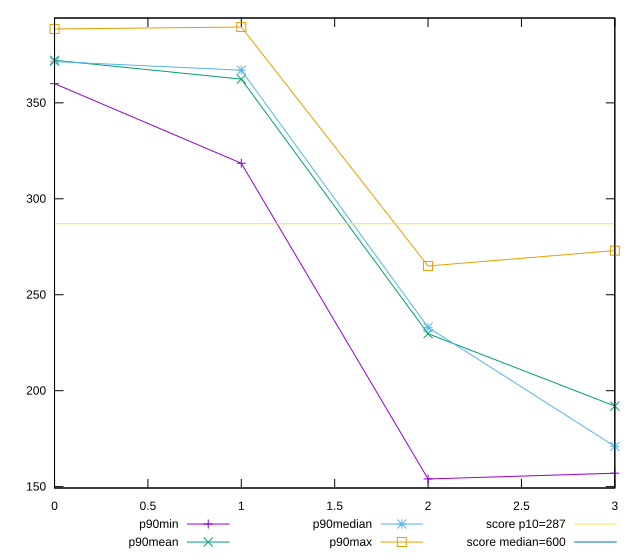

The script that saved this image:
reset

$p90Min <<EOF
0 359.9999999999991
1 318.5
2 153.9999999999991
3 157
EOF

$p90Mean <<EOF
0 372.1808510638298
1 362.3670212765957
2 229.68716063829783
3 191.99602340425534
EOF

$p90Median <<EOF
0 371.5
1 366.9999999999998
2 233
3 170.97074999999995
EOF

$p90Max <<EOF
0 388.5
1 389.5
2 265
3 272.9999999999991
EOF

set key outside below
set xrange [0:3]
set yrange [149.28999999999908:394.21000000000004]
set trange [149.28999999999908:394.21000000000004]
set terminal svg size 640, 560 enhanced background rgb 'white'
set output "reports/report_00033_2021-03-01T14-23-16.841Z/total-blocking-time/progression/value.svg"

plot $p90Min title "p90min" with linespoints, \
     $p90Mean title "p90mean" with linespoints, \
     $p90Median title "p90median" with linespoints, \
     $p90Max title "p90max" with linespoints, \
     287 title "score p10=287", \
     600 title "score median=600"

reset
